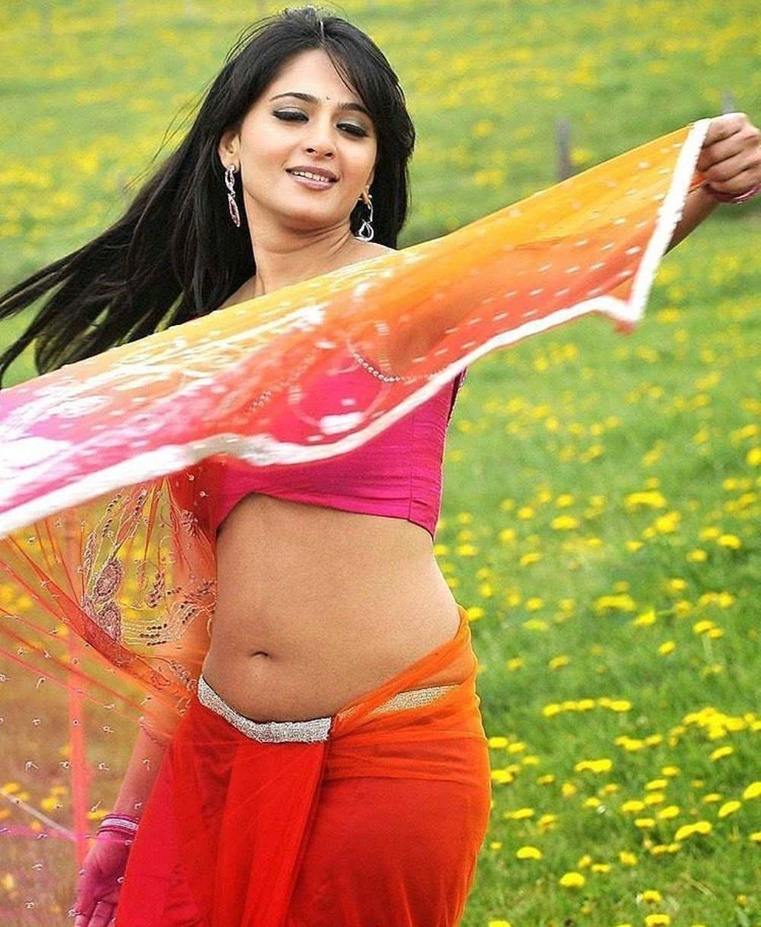
#> input picture anu.jpg, 761 x 927 px, shrunk from 1242 x 1514 before the run
$ python 'Merging_Two_or_More Images.py'
#> lines starting #> are read from the running program, lines starting #| are printed output that depends on the picture
from PIL import Image
img_01 = Image.open("anu.jpg")
#> img_01 is the input picture: PIL image 761x927 RGB; mean R, G, B 180.4, 143.3, 81.4
img_02 = Image.open("krish.jpg")
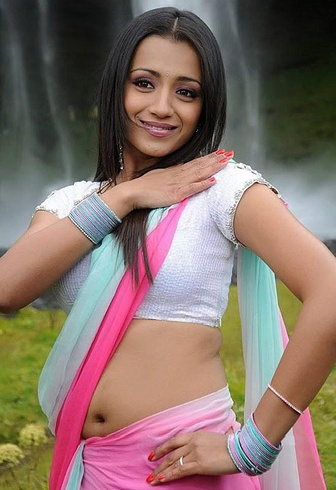
#> input picture krish.jpg, 336 x 490 px, shrunk from 549 x 800 before the run
#> img_02 is the input picture: PIL image 336x490 RGB; mean R, G, B 134, 113.3, 105.5
img_03 = Image.open("priya.jpg")
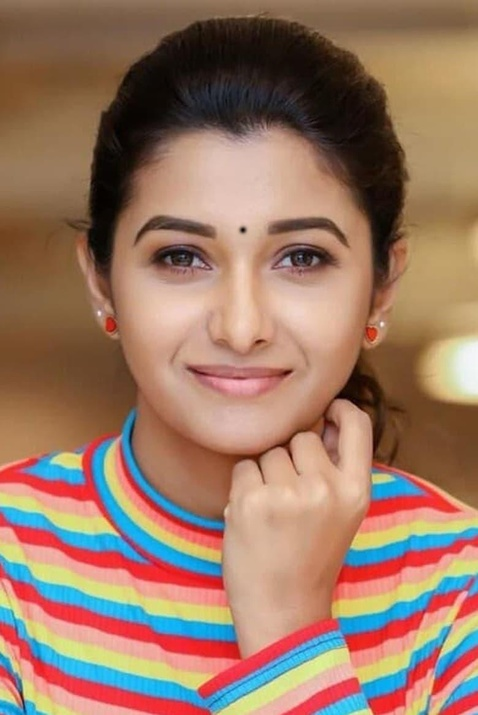
#> input picture priya.jpg, 478 x 715 px, shrunk from 780 x 1168 before the run
#> img_03 is the input picture: PIL image 478x715 RGB; mean R, G, B 154.9, 120, 100.7
img_04 = Image.open("tamana.jpg")
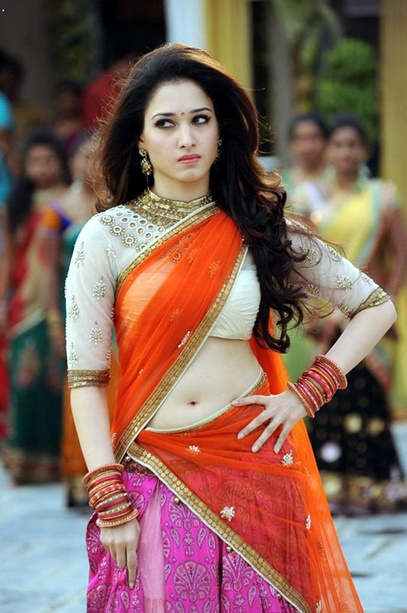
#> input picture tamana.jpg, 407 x 613 px, shrunk from 664 x 1000 before the run
#> img_04 is the input picture: PIL image 407x613 RGB; mean R, G, B 132.5, 100.3, 89.6
img_01_size = img_01.size
#> img_01_size = (761, 927)
img_02_size = img_02.size
#> img_02_size = (336, 490)
img_03_size = img_02.size
#> img_03_size = (336, 490)
img_02_size = img_02.size
print('img 1 size: ', img_01_size)
#| img 1 size:  (761, 927)
print('img 2 size: ', img_02_size)
#| img 2 size:  (336, 490)
print('img 3 size: ', img_03_size)
#| img 3 size:  (336, 490)
print('img 4 size: ', img_03_size)
#| img 4 size:  (336, 490)
new_im = Image.new('RGB', (2*img_01_size[0],2*img_01_size[1]), (250,250,250))
#> new_im: PIL image 1522x1854 RGB; every value is 250
new_im.paste(img_01, (0,0))
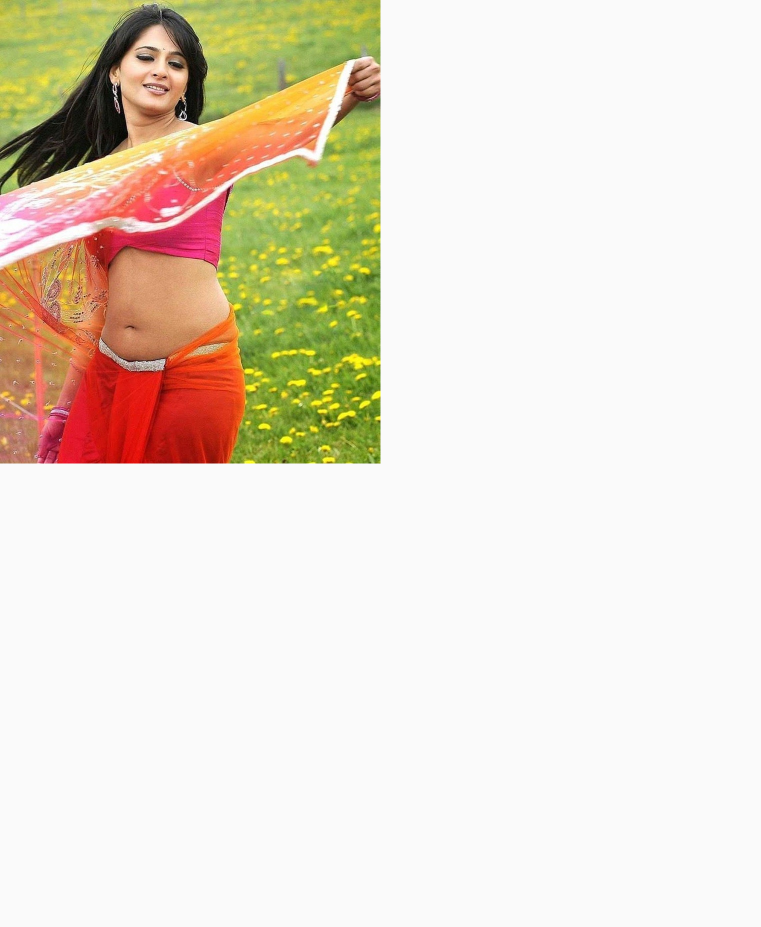
#> new_im: PIL image 1522x1854 RGB (shown at 1/2 size); mean R, G, B 232.6, 223.3, 207.8
new_im.paste(img_02, (img_01_size[0],0))
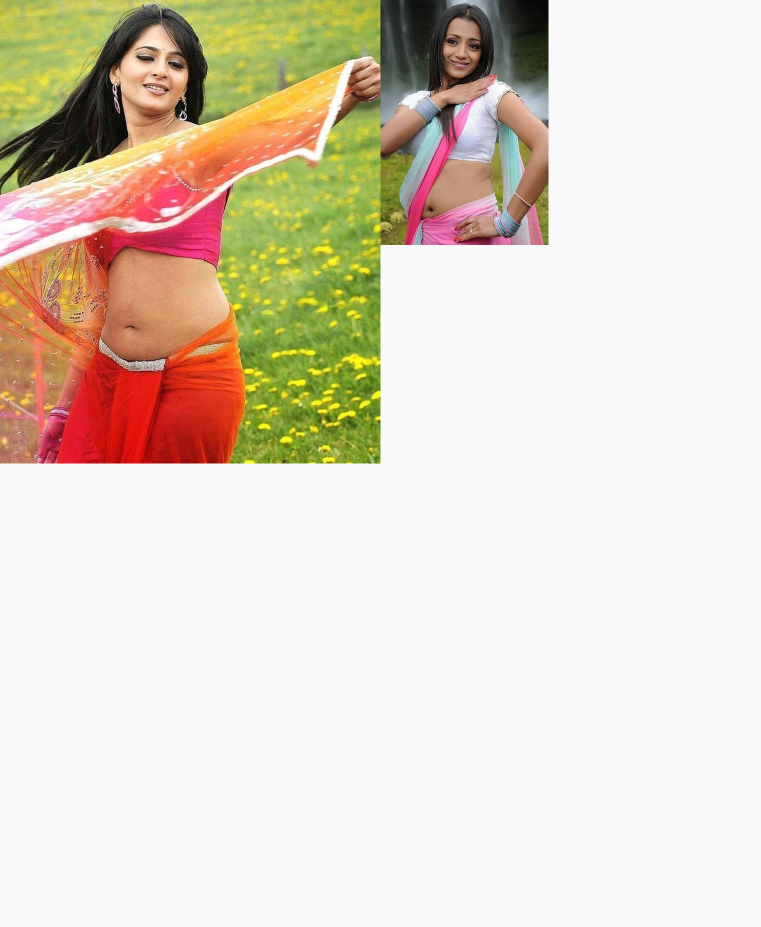
#> new_im: PIL image 1522x1854 RGB (shown at 1/2 size); mean R, G, B 225.8, 215.3, 199.4
new_im.paste(img_03, (0,img_01_size[1]))
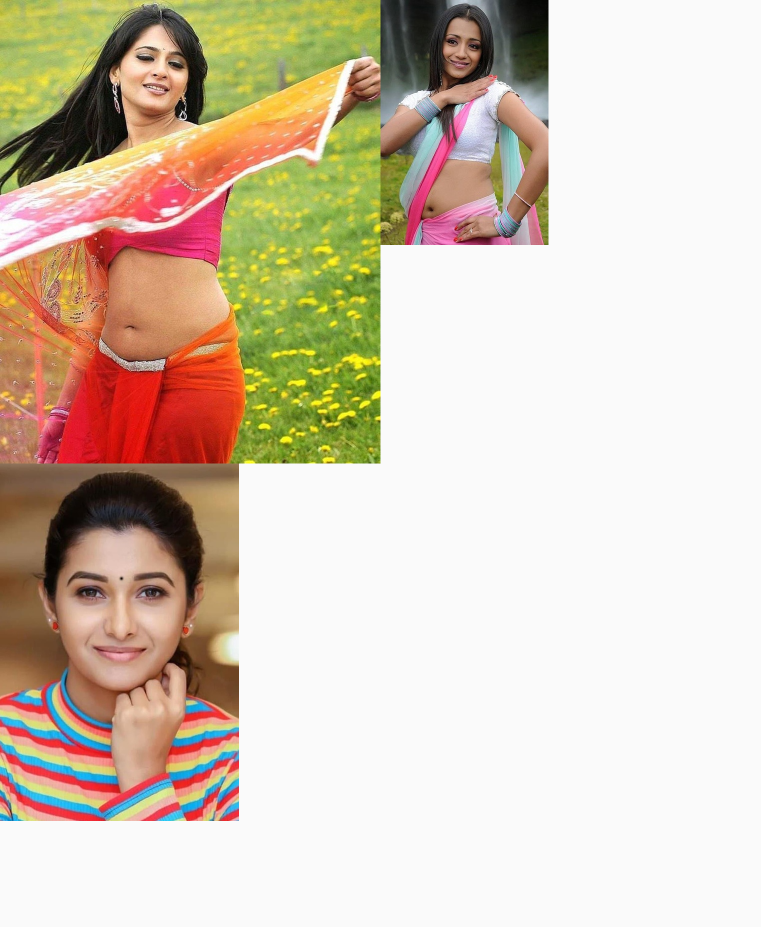
#> new_im: PIL image 1522x1854 RGB (shown at 1/2 size); mean R, G, B 214.3, 199.6, 181.3
new_im.paste(img_04, (img_01_size[0],img_01_size[1]))
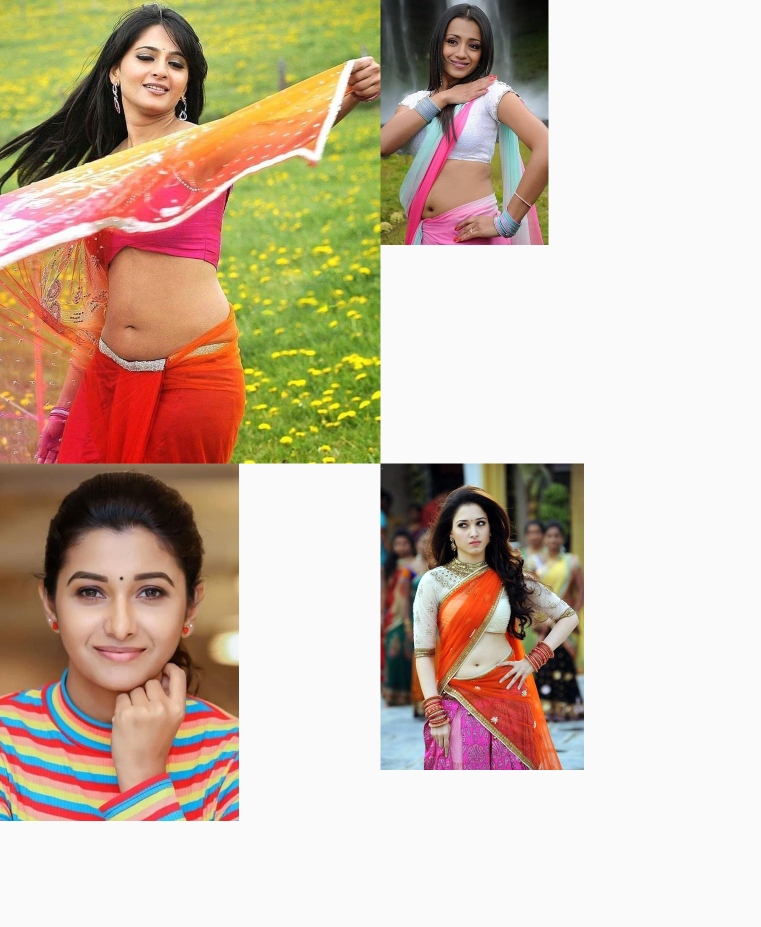
#> new_im: PIL image 1522x1854 RGB (shown at 1/2 size); mean R, G, B 203.9, 186.4, 167.1
new_im.save("merged_images.png", "PNG")
new_im.show()
